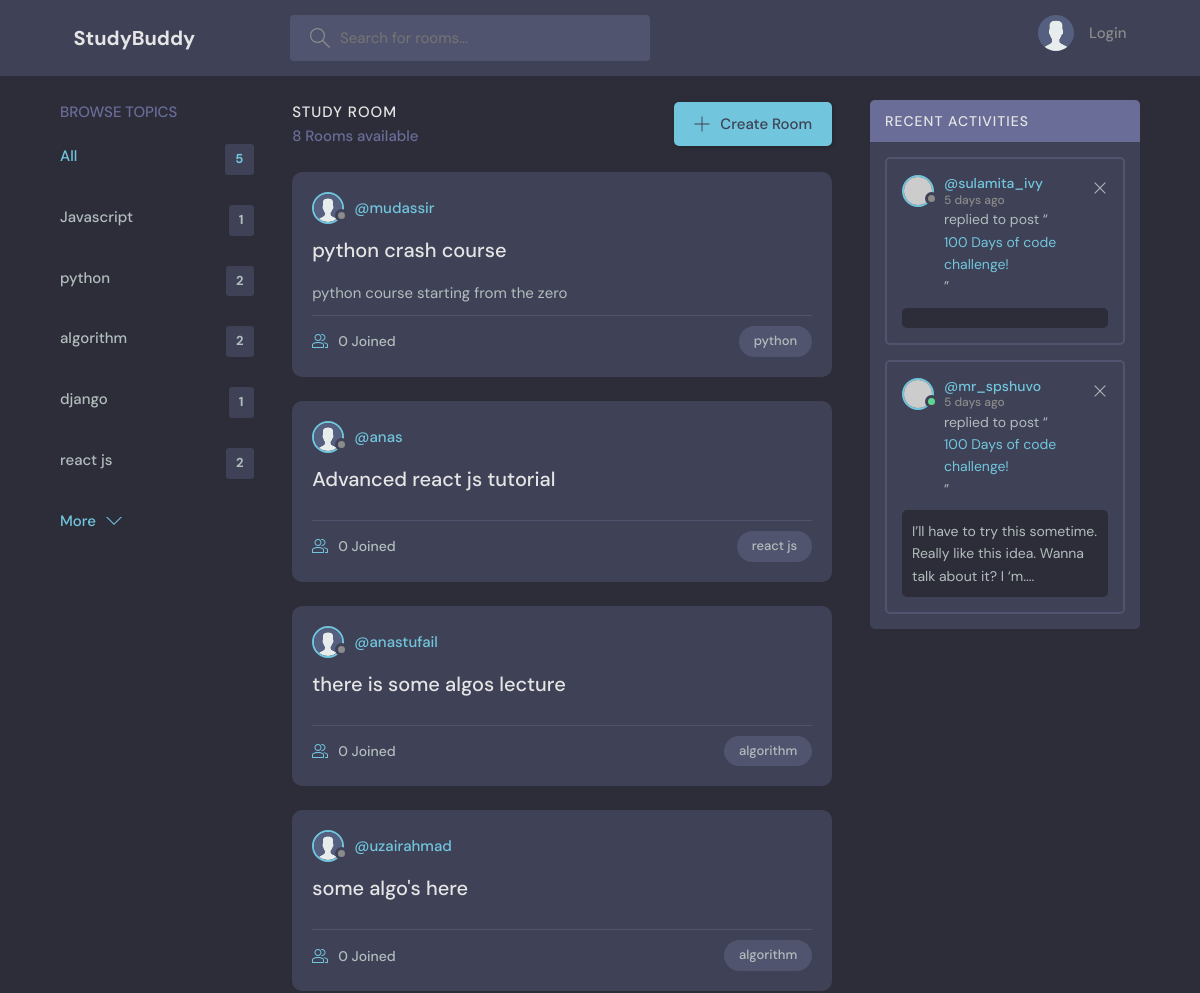
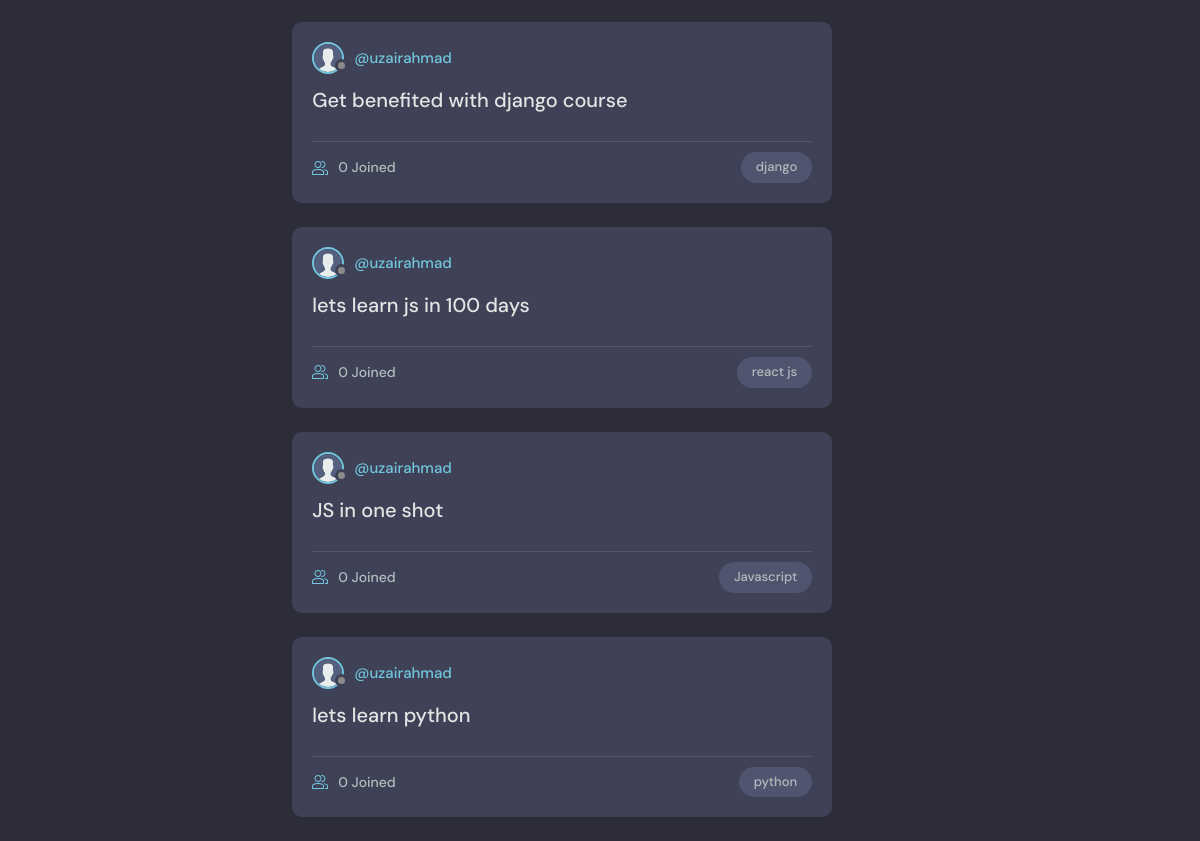
The app's page /, older data (2 pictures, top to bottom).
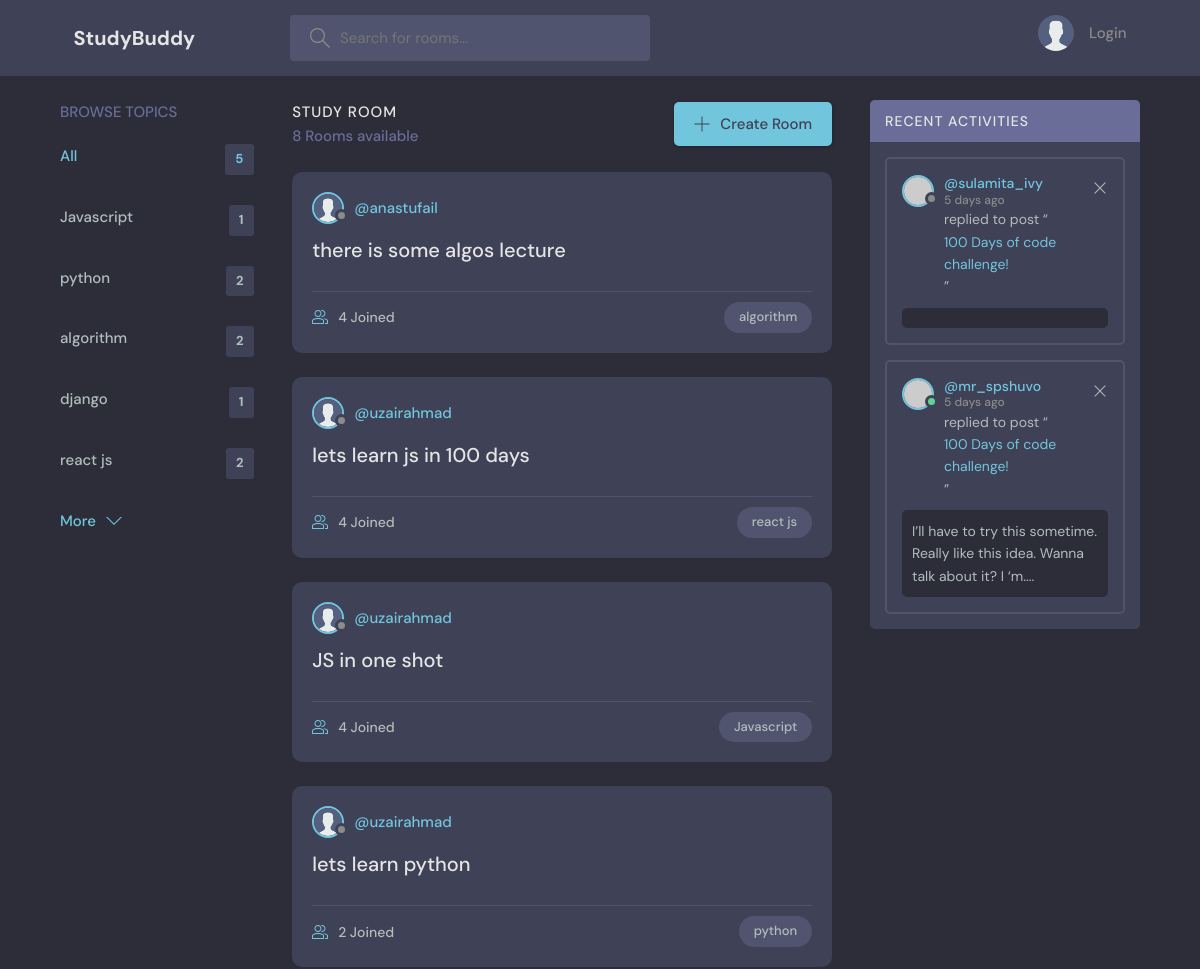
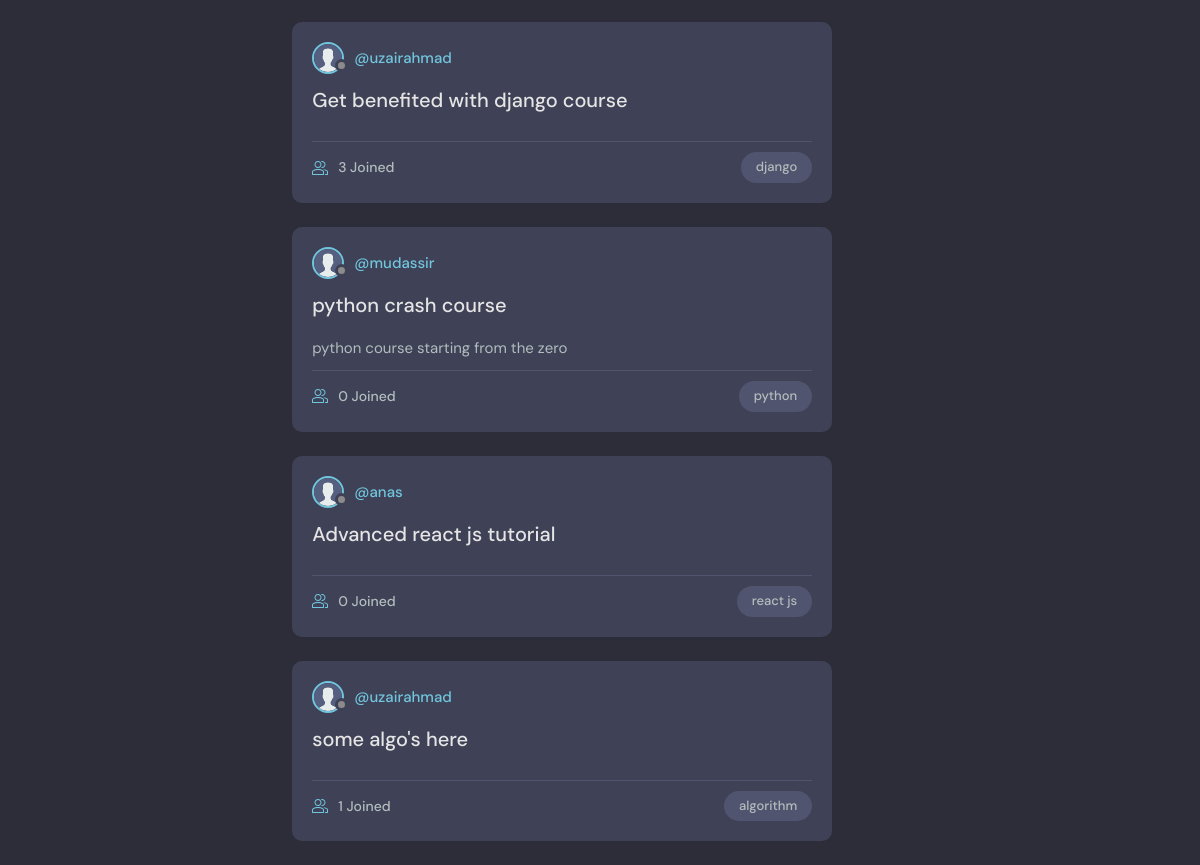
The same page, newer data (2 pictures, top to bottom).
### base/models.py (models this page shows, shortened)
class Topic(models.Model):
    name = models.CharField(max_length=200)
    def __str__(self):
        return self.name

class Room(models.Model):
    host = models.ForeignKey(User, on_delete=models.SET_NULL, null=True)
    topic = models.ForeignKey(Topic, on_delete=models.SET_NULL, null=True)
    name = models.CharField(max_length=200)
    participants=models.ManyToManyField(User,related_name='participants',blank=True)
    description = models.TextField(null=True, blank=True)
    updated = models.DateTimeField(auto_now=True)
    created = models.DateTimeField(auto_now_add=True)
    class Meta:
        ordering= ['-updated','-created']

### base/views.py (the view)
# urls.py: path('', views.home, name='home'),
def home(request):
    q = request.GET.get('q') if request.GET.get('q') else ''
    if q:
        rooms = Room.objects.filter(
            Q(topic__name__icontains=q) |
            Q(name__icontains=q) |
            Q(description__icontains=q)
        )
    else:
        rooms = Room.objects.all()
    topics=Topic.objects.all()
    room_count=rooms.count()
    room_message=Message.objects.filter(Q(room__topic__name__icontains=q))
    return render(request, 'base/home.html',{'rooms': rooms,'topics':topics,'room_count':room_count,'room_message':room_message})

### base/templates/base/home.html (shortened to what this page needs)
{% extends 'main.html' %} {% block content %}
<main class="layout layout--3">
  <div class="container">
    {% include 'base/topics.html' %}
    {% include 'base/feed.html' %}
    <div class="activities">
      <div class="activities__header">
        <h2>Recent Activities</h2>
      </div>
      <div class="activities__box">
        <div class="activities__boxHeader roomListRoom__header">
          <a href="profile.html" class="roomListRoom__author">
            <div class="avatar avatar--small">
              <img src="https://randomuser.me/api/portraits/women/11.jpg" />
            </div>
            <p>
              @sulamita_ivy
              <span>5 days ago</span>
            </p>
          </a>
          <div class="roomListRoom__actions">
            <a href="#">
              <svg
                version="1.1"
                xmlns="http://www.w3.org/2000/svg"
                width="32"
                height="32"
                viewBox="0 0 32 32"
              >
                <title>remove</title>
                <path
                  d="M27.314 6.019l-1.333-1.333-9.98 9.981-9.981-9.981-1.333 1.333 9.981 9.981-9.981 9.98 1.333 1.333 9.981-9.98 9.98 9.98 1.333-1.333-9.98-9.98 9.98-9.981z"
                ></path>
              </svg>
            </a>
          </div>
        </div>
        <div class="activities__boxContent">
          <p>
            replied to post “<a href="room.html">100 Days of code challenge!</a
            >”
          </p>
          <div class="activities__boxRoomContent">
          </div>
        </div>
      </div>
      <div class="activities__box">
        <div class="activities__boxHeader roomListRoom__header">
          <a href="profile.html" class="roomListRoom__author">
            <div class="avatar avatar--small active">
              <img src="https://randomuser.me/api/portraits/men/13.jpg" />
            </div>
            <p>
              @mr_spshuvo
              <span>5 days ago</span>
            </p>
          </a>
          <div class="roomListRoom__actions">
            <a href="#">
              <svg
                version="1.1"
                xmlns="http://www.w3.org/2000/svg"
                width="32"
                height="32"
                viewBox="0 0 32 32"
              >
                <title>remove</title>
                <path
                  d="M27.314 6.019l-1.333-1.333-9.98 9.981-9.981-9.981-1.333 1.333 9.981 9.981-9.981 9.98 1.333 1.333 9.981-9.98 9.98 9.98 1.333-1.333-9.98-9.98 9.98-9.981z"
                ></path>
              </svg>
            </a>
          </div>
        </div>
        <div class="activities__boxContent">
          <p>
            replied to post “<a href="room.html">100 Days of code challenge!</a
            >”
          </p>
          <div class="activities__boxRoomContent">
            I’ll have to try this sometime. Really like this idea. Wanna talk
            about it? I ‘m....
          </div>
        </div>
      </div>
    </div>
  </div>
</main>
{% endblock content%}

### base/templates/base/topics.html
<div class="topics">
  <div class="topics__header">
    <h2>Browse Topics</h2>
  </div>
  <ul class="topics__list">
    <li>
      <a href="{% url 'home' %}" class="active"
        >All <span>{{topics.count}}</span></a
      >
    </li>
    {% for topic in topics %}
    <li>
      <a href="{% url 'home' %}?q={{ topic.name }}"
        >{{topic.name}}<span>{{topic.room_set.all.count}}</span></a
      >
    </li>
    {% endfor %}
  </ul>
  <a class="btn btn--link" href="topics.html">
    More
    <svg
      version="1.1"
      xmlns="http://www.w3.org/2000/svg"
      width="32"
      height="32"
      viewBox="0 0 32 32"
    >
      <title>chevron-down</title>
      <path d="M16 21l-13-13h-3l16 16 16-16h-3l-13 13z"></path>
    </svg>
  </a>
</div>

### base/templates/base/feed.html (shortened to what this page needs)
{% load static %}
<div class="roomList">
  <div class="roomList__header">
    <div>
      <h2>Study Room</h2>
      <p>{{rooms.count}} Rooms available</p>
    </div>
    <a class="btn btn--main" href="{% url 'createRoom' %}">
      <svg
        version="1.1"
        xmlns="http://www.w3.org/2000/svg"
        width="32"
        height="32"
        viewBox="0 0 32 32"
      >
        <title>add</title>
        <path
          d="M16.943 0.943h-1.885v14.115h-14.115v1.885h14.115v14.115h1.885v-14.115h14.115v-1.885h-14.115v-14.115z"
        ></path>
      </svg>
      Create Room
    </a>
  </div>
  {% for room in rooms %}
  <div class="roomListRoom">
    <div class="roomListRoom__header">
      {% if room.host and room.host.id %}
      <a href="{% url 'profile' room.host.id %}" class="roomListRoom__author">
        <div class="avatar avatar--small">
          <img src="{% static 'images/avatar.svg' %}" alt="Avatar" />
        </div>
        <span>@{{ room.host.username }}</span>
      </a>
      {% endif %}
    </div>
    <div class="roomListRoom__content">
      <a href="{% url 'room' room.id %}">{{room.name}}</a>
      <p>{{room.description}}</p>
    </div>
    <div class="roomListRoom__meta">
      <a href="room.html" class="roomListRoom__joined">
        {{room.participants.count}} Joined
      </a>
      <p class="roomListRoom__topic">{{room.topic}}</p>
    </div>
  </div>
  {% endfor %}
</div>

Row changes from the older to the newer data that the page shows:
changed Room "there is some algos lecture": participants.count "0" → "4"
changed Room "lets learn js in 100 days": participants.count "0" → "4"
changed Room "JS in one shot": participants.count "0" → "4"
changed Room "lets learn python": participants.count "0" → "2"
changed Room "Get benefited with django course": participants.count "0" → "3"; moves down the list
shown differently, row unchanged: Room "python crash course": moves down the list
shown differently, row unchanged: Room "Advanced react js tutorial": moves down the list
shown differently, row unchanged: Room "some algo's here": participants.count "0" → "1"; moves down the list
